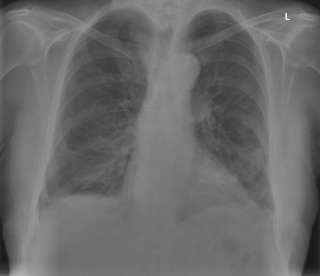
#> input picture Pdata/med_image1.png, 320 x 276 px, found by its file name
$ python P_Demo.py
#> lines starting #> are read from the running program, lines starting #| are printed output that depends on the picture
# Importing the libraries
import pandas as pd
import matplotlib.pyplot as plt
import csv
import numpy as np
import cv2

#------------------------------------
#1. DCT
im_gray = cv2.imread("/home/niranjan/Downloads/Talks2022/NMAMIT_Apr2022/NMAMIT_Python/NCodes/Ndata/med_image1.png", 0)
#> im_gray is the input picture: shape (276, 320); min 24, max 235, mean 106.6
himg1, wimg1 = im_gray.shape
#> himg1 = 276; wimg1 = 320
print('height, width', himg1, wimg1)
#| height, width 276 320
imf = np.float32(im_gray)/255.0  # float conversion/scale
im_gray = np.float32(im_gray)/255.0
dst = cv2.dct(imf)           # the dct
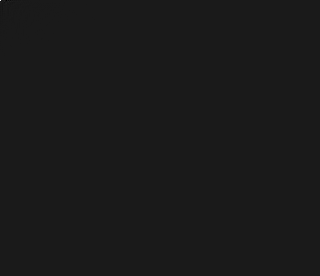
#> dst: shape (276, 320) float32; min -14.21, max 124.3, mean 0; drawn with min black and max white
cv2.imshow("DCT of the Xray image", dst) #
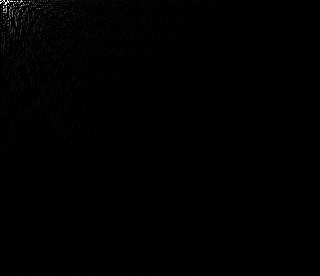
#> window 'DCT of the Xray image': shape (276, 320); min 0, max 255, mean 1.1
cv2.waitKey(4000)
recon_dct = np.zeros([himg1, wimg1], dtype='float')
recon_dct[0:himg1//10, 0:wimg1//10] = dst[0:himg1//10, 0:wimg1//10]
dst1 = cv2.idct(recon_dct) # the idct
res = np.hstack((im_gray, im_gray + (50/255.0))) #dst1
cv2.imshow('Inverse DCT trasnformed image', res)
cv2.waitKey(40000)
cv2.destroyAllWindows()

#------------------------------------
#2. Histogram Equalization
# of a image using cv2.equalizeHist()
im_gray = cv2.imread("/home/niranjan/Downloads/Talks2022/NMAMIT_Apr2022/NMAMIT_Python/NCodes/Ndata/med_image1.png", 0)
equ = cv2.equalizeHist(im_gray)
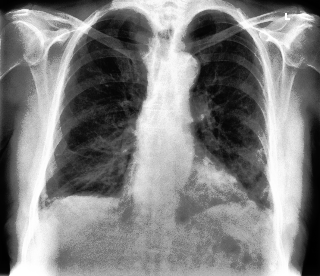
#> equ: shape (276, 320); min 0, max 255, mean 129.5

# stacking images side-by-side
res = np.hstack((im_gray, equ))

# show image input vs output
cv2.imshow('equalized Xray image', res)

cv2.waitKey(4000)
cv2.destroyAllWindows()

#------------------------------------
#3. Pseudocoloring
im_gray = cv2.imread("/home/niranjan/Downloads/Talks2022/NMAMIT_Apr2022/NMAMIT_Python/NCodes/Ndata/Echo-1(1).jpg")
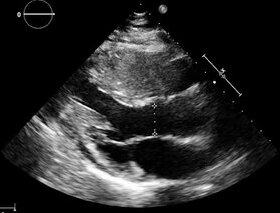
#> input picture Pdata/Echo-1(1).jpg, 280 x 213 px, found by its file name
#> im_gray is the input picture: shape (213, 280, 3); min 0, max 255, mean 40.7
himg1, wimg1, channel_length = im_gray.shape
#> himg1 = 213; wimg1 = 280; channel_length = 3
print('Echo-1(1) height, width, channel_length', himg1, wimg1, channel_length)
#| Echo-1(1) height, width, channel_length 213 280 3
im_color = cv2.applyColorMap(im_gray, cv2.COLORMAP_JET)
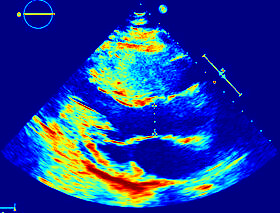
#> im_color: shape (213, 280, 3); mean B, G, R 150.8, 58.7, 31.5
plt.subplot(2,1,1)
plt.imshow(im_gray) #
plt.title("Echocardiogram image Echo-1(1)")
plt.subplot(2,1,2)
plt.imshow(im_color) #
plt.title("Pseudocolored image")
plt.show()
#> figure, not shown here; B, G, R data is drawn as R, G, B

#------------------------------------
#4. Image Filtering: Gaussian Blurring
# You can change the kernel size
med_image = cv2.imread('/home/niranjan/Downloads/Talks2022/NMAMIT_Apr2022/NMAMIT_Python/NCodes/Ndata/med_image.bmp')
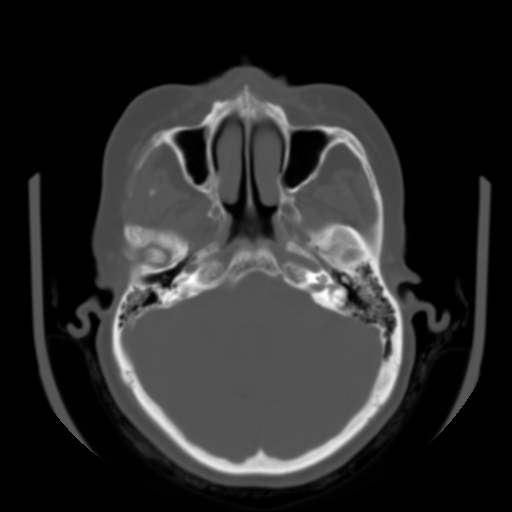
#> input picture Pdata/med_image.bmp, 512 x 512 px, found by its file name
#> med_image is the input picture: shape (512, 512, 3); min 0, max 255, mean 42.6
himg1, wimg1, channel_length = med_image.shape
#> himg1 = 512; wimg1 = 512
print('med_image.bmp height, width, channel_length', himg1, wimg1, channel_length)
#| med_image.bmp height, width, channel_length 512 512 3
med_img = cv2.cvtColor(med_image, cv2.COLOR_BGR2GRAY)

gausBlur = cv2.GaussianBlur(med_img, (5,5),0)
kernel = np.array([[0, -1, 0],
                   [-1, 5,-1],
                   [0, -1, 0]])
image_sharp = cv2.filter2D(med_img, ddepth=-1, kernel=kernel)

# stacking images side-by-side
res = np.hstack((med_img, gausBlur, image_sharp))
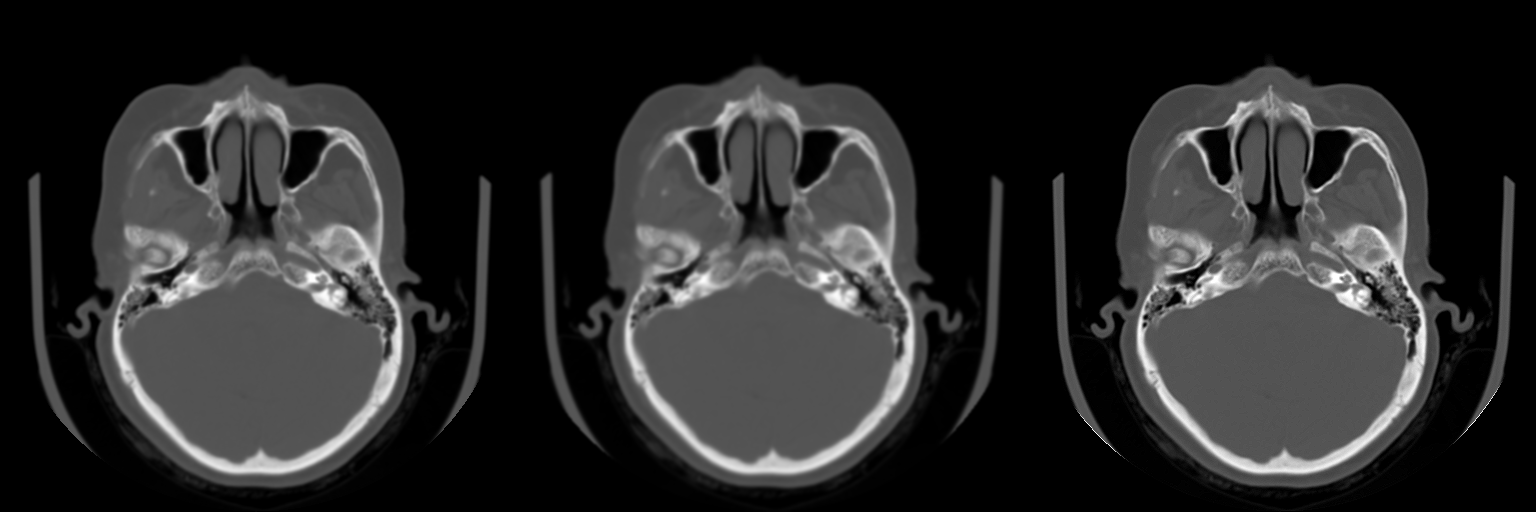
#> res: shape (512, 1536); min 0, max 255, mean 42.6
cv2.imshow('CT Image, Smoothed, Sharpened', res)
cv2.waitKey(4000)
cv2.destroyAllWindows()

#------------------------------------
#5. LMS Filter
X = []
Y = []
#> (the run stopped early here; a loop or call above may not have finished)
